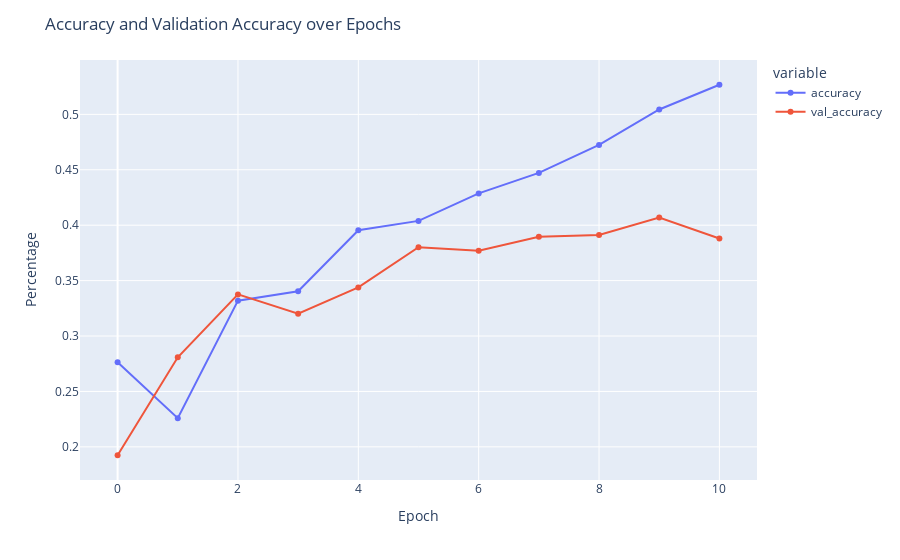
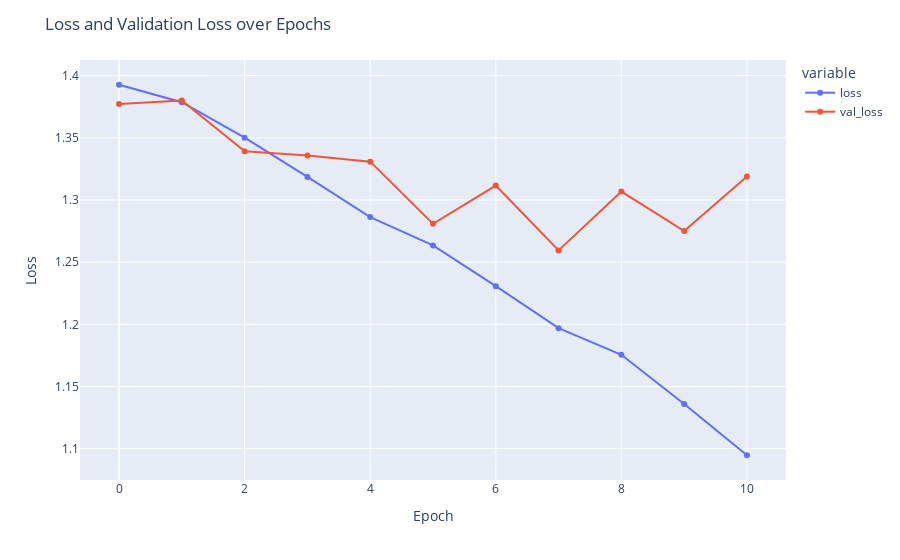

Write notebook code for charts like these, in order.
### Markdown cell above
## Model 3

I've kept the convolutional layers the same but adjusted the dense layers using two layers before the output at 128 and 64 to see what the effect would be on the model

### Code cell
%%time
Adam_32_32_128_D16 = tf.keras.models.Sequential([
    tf.keras.layers.Conv2D(32, (3,3), activation='relu', input_shape=(64, 64, 3)),
    tf.keras.layers.MaxPooling2D(2, 2),
    tf.keras.layers.Conv2D(32, (3,3), activation='relu'),
    tf.keras.layers.MaxPooling2D(2,2),
    tf.keras.layers.Conv2D(128, (3,3), activation='relu'),
    tf.keras.layers.MaxPooling2D(2,2),
    tf.keras.layers.Flatten(),
    tf.keras.layers.Dense(128, activation='relu'),
    tf.keras.layers.Dense(64, activation='relu'),
    tf.keras.layers.Dense(4, activation='softmax')
])

Adam_32_32_128_D16.summary()
Adam_32_32_128_D16.compile(loss='categorical_crossentropy',
              optimizer="Adam",
              metrics=['accuracy',tf.keras.metrics.Recall()])

checkpoint = ModelCheckpoint(filepath=r'../capstone-data/checkpoints/Adam_32_32_128_D16', verbose=0, save_best_only=True, mode='auto')
tensorboard = TensorBoard(log_dir=f'../capstone-data/logs/Adam_32_32_128_D16{datetime.datetime.now().strftime("%Y%m%d-%H%M%S")}')
history3 = Adam_32_32_128_D16.fit(
      X_train, 
      y_train,
      batch_size=128,
      epochs=200,
      verbose=0,
      class_weight=weights_dict,
      callbacks=[earlystop, tensorboard, checkpoint],
      validation_data=(X_val, y_val))

plot_results(history3.history)
evaluate_results(Adam_32_32_128_D16)

### Figure 1 — Plotly figure (JSON) as saved in the notebook; plotly's stock layout.template omitted (floating-point values rounded to 4 significant figures)
{"data": [{"hovertemplate": "variable=accuracy<br>index=%{x}<br>value=%{y}<extra></extra>", "legendgroup": "accuracy", "line": {"color": "#636efa", "dash": "solid"}, "mode": "lines+markers", "name": "accuracy", "orientation": "v", "showlegend": true, "type": "scatter", "x": [0, 1, 2, 3, 4, 5, 6, 7, 8, 9, 10], "xaxis": "x", "y": [0.2764, 0.2259, 0.3319, 0.3403, 0.3955, 0.4039, 0.4287, 0.4472, 0.4724, 0.5044, 0.5267], "yaxis": "y"}, {"hovertemplate": "variable=val_accuracy<br>index=%{x}<br>value=%{y}<extra></extra>", "legendgroup": "val_accuracy", "line": {"color": "#EF553B", "dash": "solid"}, "mode": "lines+markers", "name": "val_accuracy", "orientation": "v", "showlegend": true, "type": "scatter", "x": [0, 1, 2, 3, 4, 5, 6, 7, 8, 9, 10], "xaxis": "x", "y": [0.1924, 0.2808, 0.3375, 0.3202, 0.3438, 0.3801, 0.377, 0.3896, 0.3912, 0.4069, 0.388], "yaxis": "y"}], "layout": {"legend": {"title": {"text": "variable"}, "tracegroupgap": 0}, "margin": {"t": 60}, "title": {"text": "Accuracy and Validation Accuracy over Epochs"}, "xaxis": {"anchor": "y", "domain": [0, 1], "title": {"text": "Epoch"}}, "yaxis": {"anchor": "x", "domain": [0, 1], "title": {"text": "Percentage"}}}}

### Figure 2 — Plotly figure (JSON) as saved in the notebook; plotly's stock layout.template omitted (floating-point values rounded to 4 significant figures)
{"data": [{"hovertemplate": "variable=loss<br>index=%{x}<br>value=%{y}<extra></extra>", "legendgroup": "loss", "line": {"color": "#636efa", "dash": "solid"}, "mode": "lines+markers", "name": "loss", "orientation": "v", "showlegend": true, "type": "scatter", "x": [0, 1, 2, 3, 4, 5, 6, 7, 8, 9, 10], "xaxis": "x", "y": [1.393, 1.379, 1.35, 1.319, 1.286, 1.263, 1.231, 1.197, 1.175, 1.136, 1.095], "yaxis": "y"}, {"hovertemplate": "variable=val_loss<br>index=%{x}<br>value=%{y}<extra></extra>", "legendgroup": "val_loss", "line": {"color": "#EF553B", "dash": "solid"}, "mode": "lines+markers", "name": "val_loss", "orientation": "v", "showlegend": true, "type": "scatter", "x": [0, 1, 2, 3, 4, 5, 6, 7, 8, 9, 10], "xaxis": "x", "y": [1.377, 1.38, 1.339, 1.336, 1.331, 1.281, 1.312, 1.259, 1.307, 1.275, 1.319], "yaxis": "y"}], "layout": {"legend": {"title": {"text": "variable"}, "tracegroupgap": 0}, "margin": {"t": 60}, "title": {"text": "Loss and Validation Loss over Epochs"}, "xaxis": {"anchor": "y", "domain": [0, 1], "title": {"text": "Epoch"}}, "yaxis": {"anchor": "x", "domain": [0, 1], "title": {"text": "Loss"}}}}
